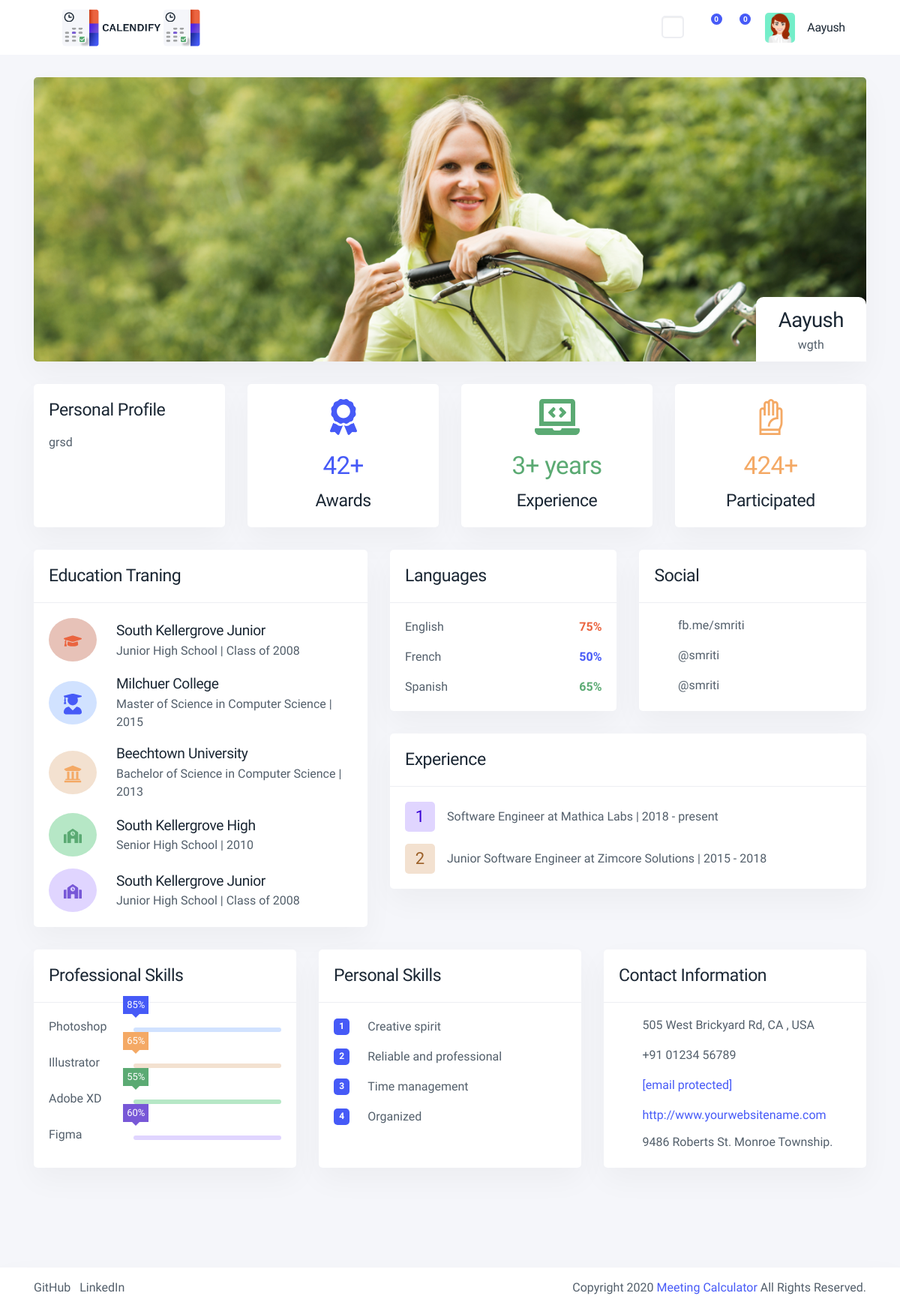
Before: /profile/4/ with the older database file.
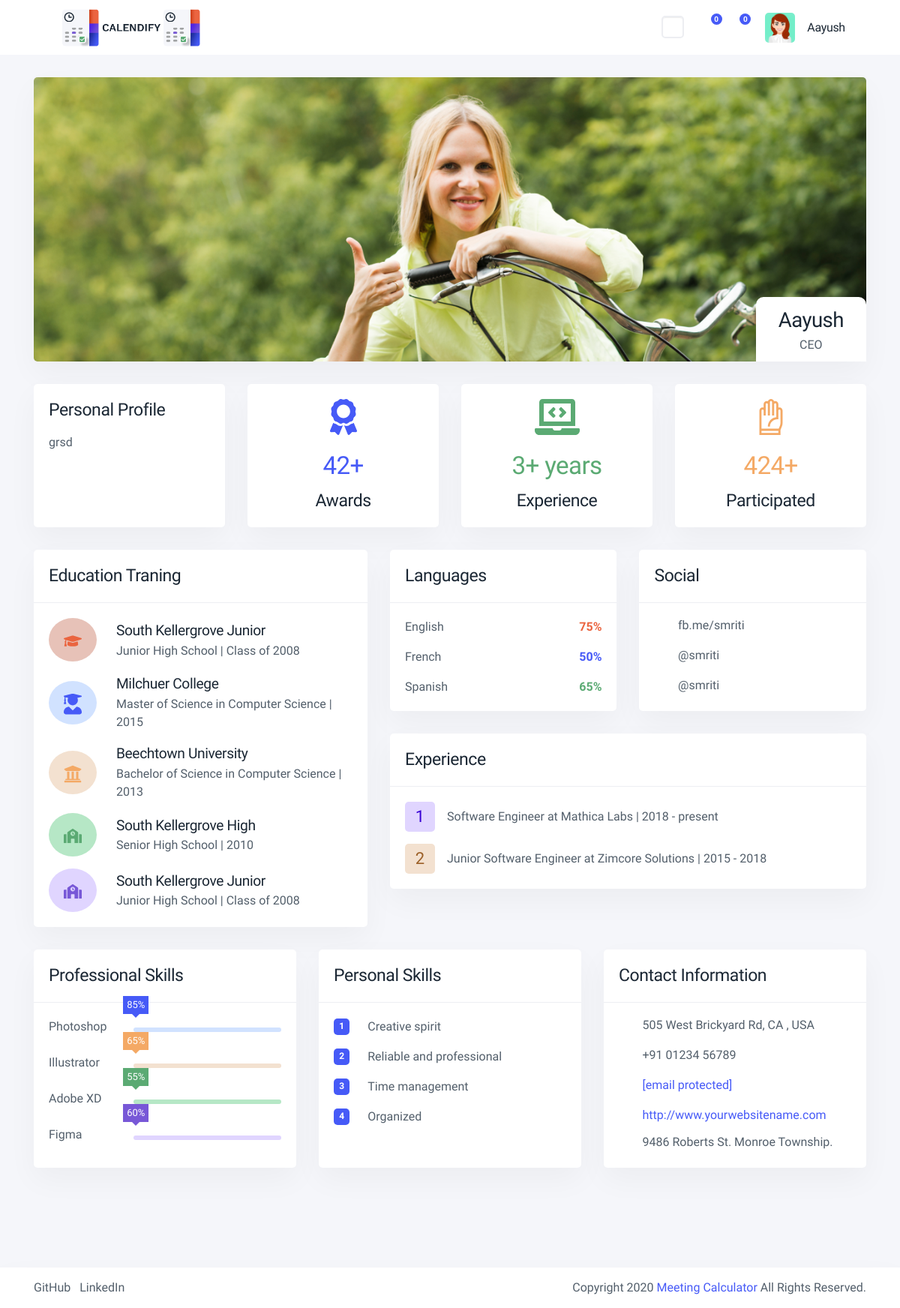
After: the same page with the newer database file.
### employee/models.py (models this page shows, shortened)
class employee(models.Model):
    profile = models.TextField()
    email_id    =models.CharField(max_length=120)
    eid         =models.CharField(max_length=10)
    name        =models.CharField(max_length=30)
    position   =models.TextField()
    languages       =models.CharField(max_length=30)
    skills      =models.CharField(max_length=30)
    profile_photo=models.ImageField(upload_to='profile_pics/')
    social_media = models.CharField(max_length=20)
    meetings = models.ManyToManyField("meeting",through= 'Meets')

### employee/views.py (the view)
# urls.py: path('profile/<int:id>/',profile_view),
def profile_view(request, id):
    obj = employee.objects.get(id=id)
    context = {
        "con": obj,
    }
    return render(request, "employee/profile.html", context)

### employee/templates/employee/profile.html (shortened to what the changed rows need)
{% load static %}
<!doctype html>
<html lang="en">
<head>
      <link rel="stylesheet"  href="{% static 'css/backend.minf700.css' %}"  type="text/css">
      <link rel="stylesheet" href="{% static 'css/all.min.css' %}"  type="text/css">
      <link rel="stylesheet"  href="{% static 'css/line-awesome.min.css' %}"  type="text/css">
      <link rel="stylesheet" href="{% static 'css/remixicon.css' %}" type="text/css">  </head>
  <body class="fixed-top-navbar  ">
    <div class="wrapper">
      <div class="iq-top-navbar">
          <div class="container">
              <div class="iq-navbar-custom">
                  <div class="d-flex align-items-center justify-content-between">
                      <nav class="navbar navbar-expand-lg navbar-light p-0">
                          <div class="collapse navbar-collapse" id="navbarSupportedContent">
                              <ul class="navbar-nav ml-auto navbar-list align-items-center">
                                  <li class="caption-content">
                                      <a href="#" class="search-toggle dropdown-toggle d-flex align-items-center" id="dropdownMenuButton3" data-toggle="dropdown"
                                          aria-haspopup="true" aria-expanded="false">
                                          <div class="caption ml-3">
                                              <h6 class="mb-0 line-height">{{con.name}}<i class="las la-angle-down ml-3"></i></h6>
                                          </div>
                                      </a>
                                  </li>
                              </ul>
                          </div>
                      </nav>
                  </div>
              </div>
          </div>
      </div>
      <div class="content-page">
        <div class="container-fluid container">
      <div class="row">
         <div class="col-lg-12">
            <div class="card car-transparent">
               <div class="card-body p-0">
                  <div class="profile-overly">
                     <h3>{{con.name}}</h3>
                     <span>{{con.position}}</span>
                  </div>
               </div>
            </div>
         </div>
         <div class="col-lg-3 col-md-6 col-sm-6">
            <div class="card card-block card-stretch card-height">
               <div class="card-body">
                  <h4 class="mb-3">Personal Profile</h4>
                  <p class="mb-0">{{con.profile}}</p>
               </div>
            </div>
         </div>
         <div class="col-lg-3 col-md-6 col-sm-6">
            <div class="card card-block card-stretch card-height">
               <div class="card-body text-center">
                  <h2 class="mb-2 mt-3 text-primary">42+</h2>
               </div>
            </div>
         </div>
         <div class="col-lg-3 col-md-6 col-sm-6">
            <div class="card card-block card-stretch card-height">
               <div class="card-body text-center">
                  <h2 class="mb-2 mt-3 text-success">3+ years </h2>
               </div>
            </div>
         </div>
         <div class="col-lg-3 col-md-6 col-sm-6">
            <div class="card card-block card-stretch card-height">
               <div class="card-body text-center">
                  <h2 class="mb-2 mt-3 text-warning">424+</h2>
               </div>
            </div>
         </div>
      </div>
        </div>
      </div>
    </div>
    <script src="{% static 'js/app.js' %}"></script>  </body>  </body>
</html>

Changed rows visible on the page:
changed employee "Aayush": position "wgth" → "CEO"
